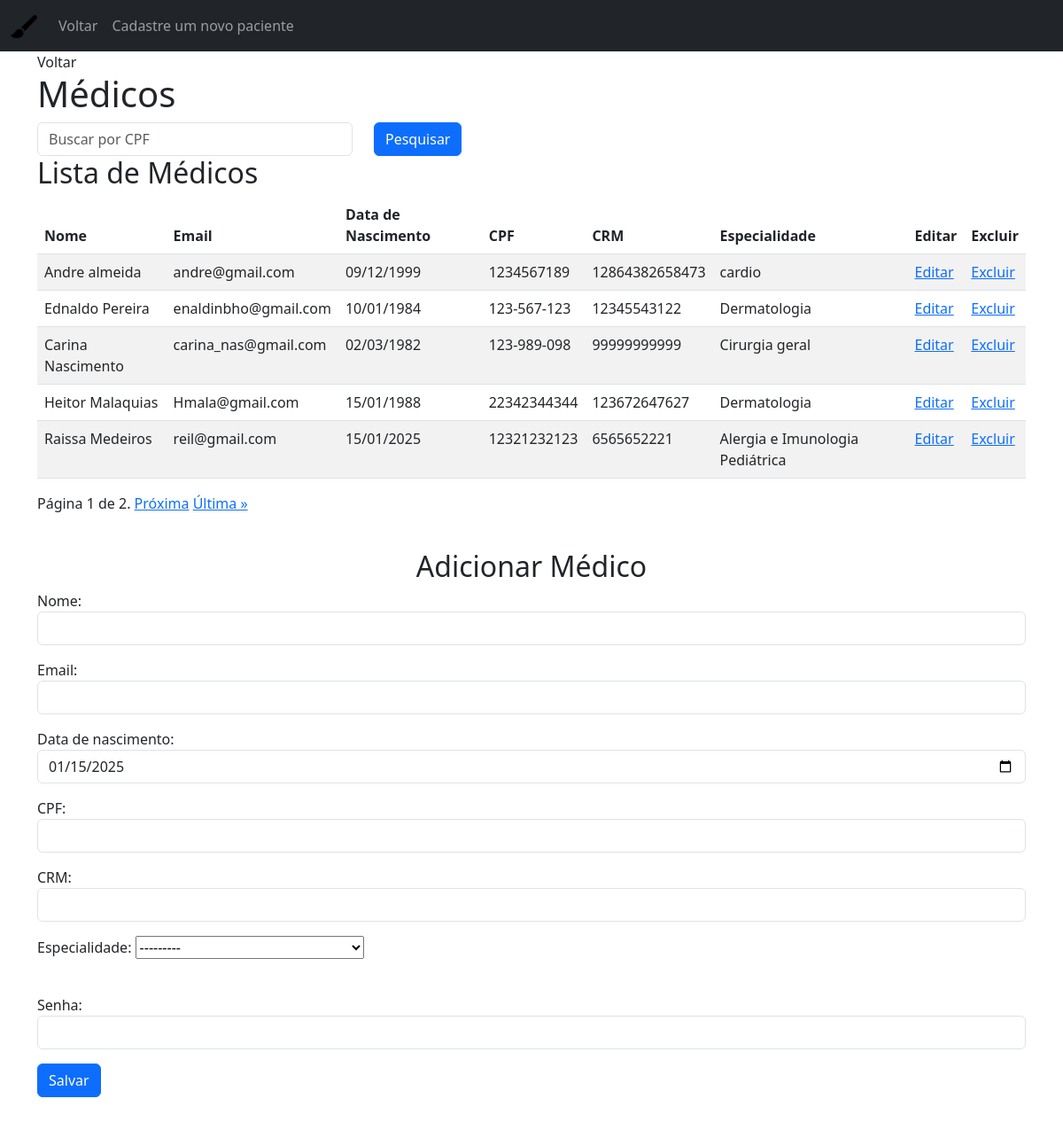
Screenshot of /portal_do_paciente/1/gestao_de_medicos/ (signed in) with the database file from the repository.
### medicos/models.py (models this page shows, shortened)
class Medico(AbstractBaseUser, PermissionsMixin):
    id = models.AutoField(primary_key=True)
    nome = models.CharField(max_length=100)
    email = models.EmailField(max_length=100, unique=True, blank=True, null=True)  # Corrigido para EmailField e opcional
    data_de_nascimento = models.DateField(default=timezone.now)
    cpf = models.CharField(max_length=11, unique=True)  #Removido null=False, blank=True. CPF deve ser obrigatório.
    crm = models.CharField(max_length=20, unique=True)
    especialidade = models.ForeignKey(Especialidade, on_delete=models.SET_NULL, blank=True, null=True) # Relacionamento com Especialidade
    password = models.CharField(max_length=128)
    is_staff = models.BooleanField(default=False)
    is_superuser = models.BooleanField(default=False)
    is_active = models.BooleanField(default=True)
    USERNAME_FIELD = 'cpf'
    REQUIRED_FIELDS = ['email', 'crm', 'password']
    objects = MedicoManager()
    groups = models.ManyToManyField(
        'auth.Group',
        related_name='medico_set',
        blank=True
    )
    user_permissions = models.ManyToManyField(
        'auth.Permission',
        related_name='medico_permissions_set',
        blank=True
    )

class Especialidade(models.Model):
    nome = models.CharField(max_length=100, unique=True)
    def __str__(self):
        return self.nome

### portal_do_paciente/views_medicos.py (the view)
# urls.py: path('<int:id>/gestao_de_medicos/', views_medicos.gestao_de_medicos, name='gestao_de_medicos'),
@login_required
def gestao_de_medicos(request, id):
    if request.user.id != int(id):
        return redirect('login')
    medicos = Medico.objects.all()
    search_term = request.GET.get('search_cpf','') #Obtém o parametro 'search_cpf' via GET
    if search_term:
      medicos = medicos.filter(cpf__icontains=search_term) #Filtrar por CPF, icontains para pesquisa não case-sensitive
    page = request.GET.get('page', 1)
    paginator = Paginator(medicos, 5) # Mostra 5 médicos por página
    try:
        medicos = paginator.page(page)
    except PageNotAnInteger:
        medicos = paginator.page(1) # Se a página não for um inteiro, mostra a primeira página
    except EmptyPage:
        medicos = paginator.page(paginator.num_pages)  # Se a página estiver vazia, mostra a última página
    if request.method == 'POST':
        form = MedicoForm(request.POST)
        if form.is_valid():
            form.save()
            return redirect('portal_do_paciente', id=id)  # Redireciona para a mesma página após salvar
    else:
        form = MedicoForm()
    context = {
        'medicos': medicos,
        'form': form,
        'search_term': search_term,
        'id':id,
    }
    return render(request, 'gestao_de_medicos.html', context)

### medicos/forms.py
class MedicoForm(forms.ModelForm):
    class Meta:
        model = Medico
        fields = ['nome', 'email', 'data_de_nascimento', 'cpf', 'crm', 'especialidade', 'password']
        widgets = {
            'password': forms.PasswordInput(attrs={'class': 'form-control'}),
            'data_de_nascimento': forms.DateInput(attrs={'type': 'date', 'class': 'form-control'}),
            'cpf': forms.TextInput(attrs={'class': 'form-control'}),
            'crm': forms.TextInput(attrs={'class': 'form-control'}),
            'nome': forms.TextInput(attrs={'class': 'form-control'}),
            'email': forms.EmailInput(attrs={'class': 'form-control'}),
        }
        labels = {
            'cpf': 'CPF',
            'password': 'Senha',
            'crm':'CRM',
        }

### portal_do_paciente/templates/gestao_de_medicos.html (shortened to what this page needs)
{% load static %}
<!DOCTYPE html>
<html>
<head>
    <link href="https://cdn.jsdelivr.net/npm/bootstrap@5.3.0/dist/css/bootstrap.min.css" rel="stylesheet">
</head>
<body>
    <header>
        <nav class="navbar navbar-expand-lg navbar-dark bg-dark">
          <div class="container-fluid">
            <a class="navbar-brand" href="#">
              <img src="{% static 'images/portal_do_paciente_icon.png' %}" alt="home" width="30" height="30">
            </a>
            <div class="collapse navbar-collapse" id="navbarNav">
              <ul class="navbar-nav">
                <li class="nav-item">
                  <a class="nav-link" href="{% url 'portal_do_paciente' id=id%}">Voltar </a>
                </li>
                <a class="nav-link" href="{% url 'gestao_de_pacientes' id=id %}">Cadastre um novo paciente </a>
              </ul>
            </div>
          </div>
        </nav>
      </header>
    <div class="container">
        <a class="nav-link" href="{% url 'portal_do_paciente' id=id %}">Voltar</a>
        <h1>Médicos</h1>
        <form method="get" class="mb-3">
            <div class="row">
                <div class="col-md-4">
                    <input type="text" class="form-control" name="search_cpf" placeholder="Buscar por CPF" value="{{ search_term }}">
                </div>
                <div class="col-md-2">
                    <button type="submit" class="btn btn-primary">Pesquisar</button>
                </div>
            </div>
            <h2>Lista de Médicos</h2>
        <table class="table table-striped">
            <thead>
                <tr>
                <th scope="col">Nome</th>
                <th scope="col">Email</th>
                <th scope="col">Data de Nascimento</th>
                <th scope="col">CPF</th>
                <th scope="col">CRM</th>
                <th scope="col">Especialidade</th>
                <th scope="col">Editar</th>
                <th scope="col">Excluir</th>
                </tr>
            </thead>
            <tbody>
            {% for medico in medicos %}
            <tr>
                <td>{{ medico.nome }}</td>
                <td>{{ medico.email }}</td>
                <td>{{ medico.data_de_nascimento|date:"d/m/Y" }}</td>
                <td>{{ medico.cpf }}</td>
                <td>{{ medico.crm }}</td>
                <td>{{ medico.especialidade }}</td>
                <td><a href="{% url 'editar_medico' id_medico=medico.id id_adm=id %}">Editar</a></td>
                <td><a href="{% url 'remover_medico' id_medico=medico.id id_adm=id %}">Excluir</a></td>
            </tr>
            {% endfor %}
            </tbody>
        </table>
        <div class="pagination">
            <span class="step-links">
                <span class="current">
                    Página {{ medicos.number }} de {{ medicos.paginator.num_pages }}.
                </span>
                {% if medicos.has_next %}
                    <a href="?page={{ medicos.next_page_number }}{% if search_term %}&search_cpf={{search_term}}{% endif %}">Próxima</a>
                    <a href="?page={{ medicos.paginator.num_pages }}{% if search_term %}&search_cpf={{search_term}}{% endif %}">Última »</a>
                {% endif %}
            </span>
        </div>
    </div>
    <br>
        <h2 class="text-center">Adicionar Médico</h2>
        <form method="post" class="container">
            <div class="mb-3">
                 <div class="mb-3">
                    {{ form.nome.label_tag }}
                    {{ form.nome }}
                    </div>
                 <div class="mb-3">
                    {{ form.email.label_tag }}
                    {{ form.email }}
                    </div>
                 <div class="mb-3">
                   {{ form.data_de_nascimento.label_tag }}
                   {{ form.data_de_nascimento }}
                 </div>
                 <div class="mb-3">
                    {{ form.cpf.label_tag }}
                    {{ form.cpf }}
                 </div>
                  <div class="mb-3">
                    {{ form.crm.label_tag }}
                    {{ form.crm }}
                  </div>
                 <div class="mb-3">
                     {{ form.especialidade.label_tag }}
                    {{ form.especialidade }}
                 </div>
                    <br>
                 <div class="mb-3">
                     {{ form.password.label_tag }}
                    {{ form.password }}
                    </div>
            </div>
            <button type="submit" class="btn btn-primary">Salvar</button>
        </form>
        <br>
    <br>
</body>
</html>

### rows the page displays
Medico: nome "Andre almeida", email "andre@gmail.com", data_de_nascimento "09/12/1999", cpf "1234567189", crm "12864382658473", especialidade "cardio"
Medico: nome "Ednaldo Pereira", email "enaldinbho@gmail.com", data_de_nascimento "10/01/1984", cpf "123-567-123", crm "12345543122", especialidade "Dermatologia"
Medico: nome "Carina Nascimento", email "carina_nas@gmail.com", data_de_nascimento "02/03/1982", cpf "123-989-098", crm "99999999999", especialidade "Cirurgia geral"
Medico: nome "Heitor Malaquias", email "Hmala@gmail.com", data_de_nascimento "15/01/1988", cpf "22342344344", crm "123672647627", especialidade "Dermatologia"
Medico: nome "Raissa Medeiros", email "reil@gmail.com", data_de_nascimento "15/01/2025", cpf "12321232123", crm "6565652221", especialidade "Alergia e Imunologia Pediátrica"

### other values shown
{{ medicos.number }} "1"
{{ medicos.paginator.num_pages }} "2"
